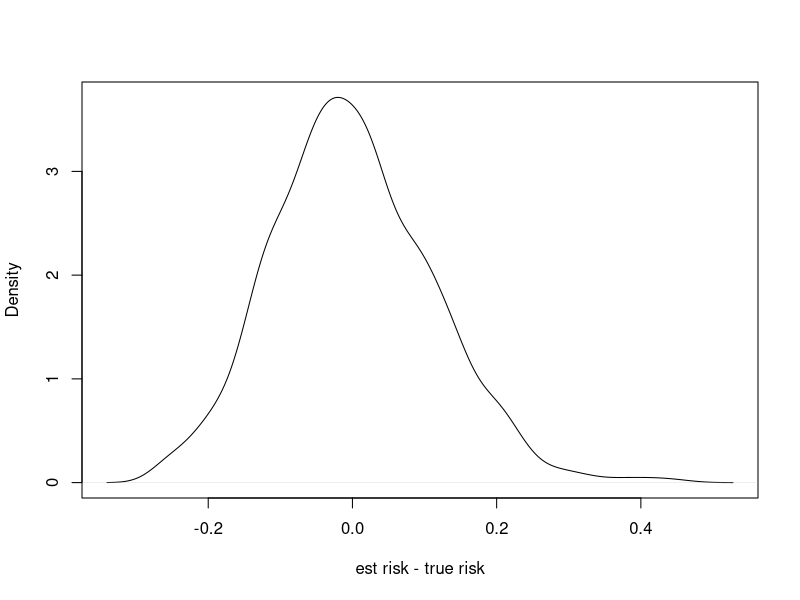
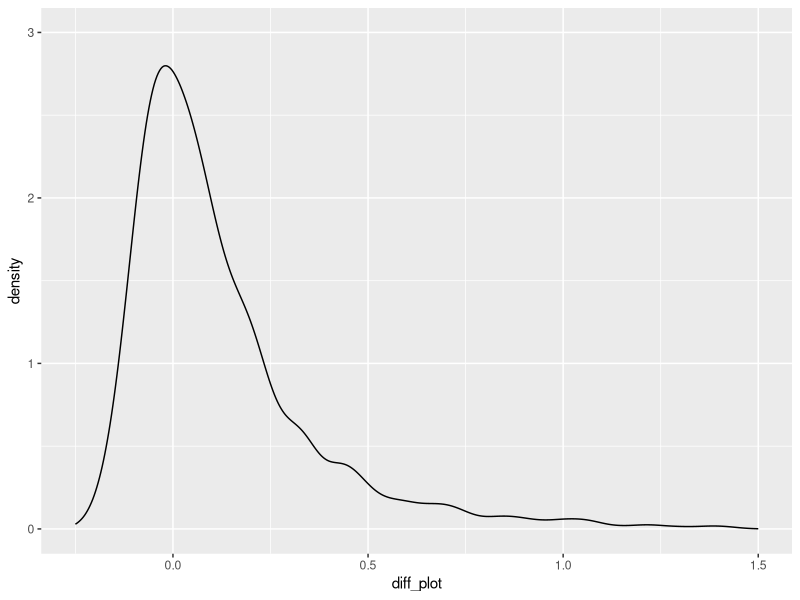

Here is the R script that generated these plots, in order: (Note: a time limit stopped this script after it produced the figures.)
## ---- chunk 1
knitr::opts_chunk$set(echo = TRUE)
## ---- chunk 2
library(ggplot2)

toy_data <- function(n, seed = NULL) {
set.seed(seed)
x <- matrix(rnorm(8 * n), ncol = 8)
z <- 0.4 * x[,1] - 0.5 * x[,2] + 1.75 * x[,3] - 0.2 * x[,4] + x[,5]
y <- runif(n) > 1 / (1 + exp(-z))
return (data.frame(x = x, y = y))
}
log_loss <- function(y, p) {
-(y * log(p) + (1 - y) * log(1 - p)) }
## ---- chunk 3
df_dgp <- toy_data(100000, 0)
toy <-toy_data(50,0)
h <- glm(y~., data = toy, family= binomial)
predicted <- predict(h, newdata = df_dgp[,-9], type = "response")
gt <- as.numeric(df_dgp$y)
true_risk <- mean(log_loss(gt, predicted))

## ---- chunk 4
estimates <- c()
standard_errors <- c()
contains_true_risk <- 0
for (i in 1:1000) {
  seed <- i**2
  toy2 <- toy_data(50, seed)
  predicted <- predict(h, newdata = toy2[,-9], type = "response")
  gt <- as.numeric(toy2$y)
  losses <- log_loss(gt, predicted)
  estimates <- c(estimates, mean(losses))
  standard_error <- sd(losses)/sqrt(length(losses))
  standard_errors <- c(standard_errors, standard_error)
  contains_true_risk <- contains_true_risk + (abs(mean(losses)-true_risk) < 2*standard_error)
}

## ---- chunk 5
x <- estimates - true_risk
plot(density(x),main = "", xlab = "est risk - true risk")

## ---- chunk 6
print(paste0("Mean difference: ", mean(x)))
print(paste0("0.5-0.5 baseline true risk: ", mean(log_loss(gt,rep(0.5,1000)))))
print(paste0("Median standard error: ", median(standard_errors)))
print(paste0("Contain true risk: ", sum(contains_true_risk)/length(contains_true_risk)))
## ---- chunk 7
diff <- c()
for (i in 1:50) {
  seed1 <-i**2
  seed2 <-(i)**3
  toy1 <- toy_data(50,seed1)
  toy2 <- toy_data(50,seed2)
  h1 <- glm(y~., data = toy1, family= binomial)
  toy_combined <- rbind(toy1, toy2)
  h2 <- glm(y~., data = toy_combined, family= binomial)

  predicted1 <- predict(h1, newdata = df_dgp[,-9], type = "response")
  predicted2 <- predict(h2, newdata = df_dgp[,-9], type = "response")

  true_risk1 <- mean(log_loss(df_dgp$y, predicted1))
  true_risk2 <- mean(log_loss(df_dgp$y, predicted2))
  diff <- c(diff, true_risk1-true_risk2)
}
summary(diff)
## ---- chunk 8
set.seed(0)
diff <- c()
diff_plot <- c()
standard_errors <- c()
contains_true_risk <- 0

toy <- toy_data(100,0)
h0 <- glm(y~., data = toy, family= binomial)
predicted0 <- predict(h0, newdata = df_dgp[,-9], type = "response")
true_risk0 <- mean(log_loss(df_dgp$y, predicted0))
  
  
for (i in 1:1000) {
  set.seed(i ** 2)
  splited <- split(toy, sample(rep(1:2,25)))
  train <- splited$'1'
  test <- splited$'2'
  h <- glm(y~., data = train, family= binomial)
  predicted <- predict(h, newdata = test[,-9], type = "response")
  losses <- log_loss(test$y, predicted)
  estimate <- mean(losses)

  standard_error <- sd(losses)/sqrt(length(losses))
  standard_errors <- c(standard_errors, standard_error)
  contains_true_risk <- contains_true_risk + (abs(mean(losses)-true_risk0) < 2*standard_error)
  diff <- c(diff, estimate-true_risk0)
  diff_plot <- c(diff_plot, estimate - 0.5755)
}

ggplot(data.frame(diff_plot), aes(x=diff_plot)) + geom_density() + xlim(-0.25, 1.5) + ylim(0, 3)
## ---- chunk 9
print(paste0("True risk proxy: ", true_risk0))
print(paste0("Average difference between estimate and true risk: ", mean(diff_plot)))
print(paste0("Median standard errros: ", median(standard_errors)))
print(paste0("Contains true risk: ", contains_true_risk))
## ---- chunk 10
toy <-toy_data(100,0)
h0 <- glm(y~., data = toy, family= binomial)
predicted0 <- predict(h0, newdata = df_dgp[,-9], type = "response")
true_risk0 <- mean(log_loss(df_dgp$y, predicted0))

## ---- chunk 11
k_CV <- function(k, data){
  all_losses <- c()
  n<- nrow(data)
  indexes <- sample(1:n, n)
  estimates <- c()
  for(fold in 1:k) {
    curr_indexes <- indexes[((fold-1)*n/k+1):(fold*n/k)]
    train <- data[-curr_indexes,]
    test <- data[curr_indexes,]
    
    h <- glm(y~., data = train, family= binomial)
    predicted <- predict(h, newdata = test[,-9], type = "response")
    
    losses <- log_loss(test$y, predicted)
    all_losses <- c(all_losses, losses)
    estimate <- mean(losses)
    estimates <- c(estimates, estimate)
  }

  return(list(all_losses, estimates))
}
## ---- chunk 12
k_CV_special <- function(k, data){
  all_losses <- c()
  n<- nrow(data)
  indexes <- sample(1:n, n)
  estimates <- c()
  for(fold in 1:k) {
    taken <- ((fold-1)*n/k+1):(fold*n/k)
    curr_indexes <- indexes[((fold-1)*n/k+1):(fold*n/k)]
    train <- data[-curr_indexes,]
    test <- data[curr_indexes,]
    
    h <- glm(y~., data = train, family= binomial)
    predicted <- predict(h, newdata = test[,-9], type = "response")
    
    losses <- log_loss(test$y, predicted)
    all_losses <- c(all_losses, losses)
    estimate <- mean(losses)
    estimates <- c(estimates, estimate)
  }

  return(list(all_losses, estimates, indexes))
}
## ---- chunk 13
diff_2 <- c()
diff_4 <- c()
diff_10 <- c()
diff_100 <- c()
diff_2010 <- c()

standard_error_2 <- c()
standard_error_4 <- c()
standard_error_10 <- c()
standard_error_100 <- c()
standard_error_2010 <- c()

contains_true_risk_2 <- c()
contains_true_risk_4 <- c()
contains_true_risk_10 <- c()
contains_true_risk_100 <- c()
contains_true_risk_2010 <- c()
for (i in 1:500) {
  toy <-toy_data(100,i**2)
  h0 <- glm(y~., data = toy, family= binomial)
  predicted0 <- predict(h0, newdata = df_dgp[,-9], type = "response")
  true_risk0 <- mean(log_loss(df_dgp$y, predicted0))

  #2fold CV
  result_2 <- k_CV(2,toy)
  losses_2 <- result_2[[1]]
  estimate_2 <- mean(result_2[[2]])
  curr_error <- sd(losses_2)/sqrt(length(losses_2))
  standard_error_2 <- c(standard_error_2, curr_error)
  contains_true_risk_2 <- c(contains_true_risk_2, (abs(estimate_2-true_risk0) < 2*curr_error))
  diff_2 <- c(diff_2,estimate_2-true_risk0)

  #4fold CV
  result_4 <- k_CV(4,toy)
  losses_4 <- result_4[[1]]
  estimate_4 <- mean(result_4[[2]])
  curr_error <- sd(losses_4)/sqrt(length(losses_4))
  standard_error_4 <- c(standard_error_4,curr_error)
  contains_true_risk_4 <- c(contains_true_risk_4,(abs(estimate_4-true_risk0) < 2*curr_error))
  diff_4 <- c(diff_4,estimate_4-true_risk0)

  #10fold CV
  result_10 <- k_CV(10,toy)
  losses_10 <- result_10[[1]]
  estimate_10 <- mean(result_10[[2]])
  curr_error <- sd(losses_10)/sqrt(length(losses_10))
  standard_error_10 <- c(standard_error_10,curr_error)
  contains_true_risk_10 <- c(contains_true_risk_10,(abs(estimate_10-true_risk0) < 2*curr_error))
  diff_10 <- c(diff_10,estimate_10-true_risk0)

  #100fold CV
  result_100 <- k_CV(100,toy)
  losses_100 <- result_100[[1]]
  estimate_100 <- mean(result_100[[2]])
  curr_error <- sd(losses_100)/sqrt(length(losses_100))
  standard_error_100 <- c(standard_error_100,curr_error)
  contains_true_risk_100 <- c(contains_true_risk_100,(abs(estimate_100-true_risk0) < 2*curr_error))
  diff_100 <- c(diff_100,estimate_100-true_risk0)

  #20 times 10fold CV
  all_errors_2010 <- rep(0,100)
  for(i in 1:20){
    result_10_20 <- k_CV_special(10,toy)
    losses_10_20 <- result_10_20[[1]]
    taken <- result_10_20[[3]]
    all_errors_2010 <- all_errors_2010 + losses_10_20[order(taken)]

  }
  all_errors_2010 <- all_errors_2010/20
  estimate_10_20 <- mean(all_errors_2010)
  standard_error_10_20 <- sd(all_errors_2010)/sqrt(length(all_errors_2010))
  contains_true_risk_10_20 <- as.numeric((abs(estimate_10_20-true_risk0) < 2*standard_error_10_20))
  diff_10_20 <- estimate_10_20-true_risk0
  
  contains_true_risk_2010 <- c(contains_true_risk_2010, contains_true_risk_10_20)
  diff_2010 <- c(diff_2010,diff_10_20)
  standard_error_2010 <- c(standard_error_2010, standard_error_10_20)

}


## ---- chunk 14
print("2fold")
print(paste0("Mean difference: ", mean(diff_2)))
print(paste0("Median standard error: ", median(standard_error_2)))
print(paste0("Contain true risk: ", sum(contains_true_risk_2)/length(contains_true_risk_2)))
print("----------------------------------")
print("4fold")
print(paste0("Mean difference: ", mean(diff_4)))
print(paste0("Median standard error: ", median(standard_error_4)))
print(paste0("Contain true risk: ", sum(contains_true_risk_4)/length(contains_true_risk_4)))
print("----------------------------------")
print("10fold")
print(paste0("Mean difference: ", mean(diff_10)))
print(paste0("Median standard error: ", median(standard_error_10)))
print(paste0("Contain true risk: ", sum(contains_true_risk_10)/length(contains_true_risk_10)))
print("----------------------------------")
print("100fold")
print(paste0("Mean difference: ", mean(diff_100)))
print(paste0("Median standard error: ", median(standard_error_100)))
print(paste0("Contain true risk: ", sum(contains_true_risk_100)/length(contains_true_risk_100)))
print("----------------------------------")
print("10-20fold")
print(paste0("Mean difference: ", mean(diff_2010)))
print(paste0("Median standard error: ", median(standard_error_2010)))
print(paste0("Contain true risk: ", sum(contains_true_risk_2010)/length(contains_true_risk_2010)))
## ---- chunk 15
ggplot(data.frame(diff_2), aes(x=diff_2)) + geom_density()
## ---- chunk 16
ggplot(data.frame(diff_4), aes(x=diff_4)) + geom_density()

## ---- chunk 17
ggplot(data.frame(diff_10), aes(x=diff_10)) + geom_density()

## ---- chunk 18
ggplot(data.frame(diff_2010), aes(x=diff_2010)) + geom_density()

## ---- chunk 19
ggplot(data.frame(diff_100), aes(x=diff_100)) + geom_density()

## ---- chunk 20
print("10-20fold")
print(paste0("Mean difference: ", mean(diff_2010)))
print(paste0("Median standard error: ", median(standard_error_2010)))
print(paste0("Contain true risk: ", sum(contains_true_risk_2010)/length(contains_true_risk_2010)))
